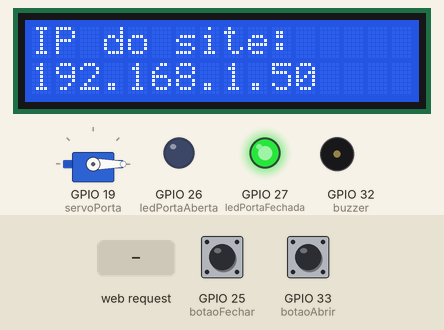
Recording of a sketch running on a simulated ESP32. Parts: 16×2 character LCD, servo, output pins drawn as LEDs (lit = HIGH), buzzer (waves = sounding). The test bench sets the inputs (shaded band); at power-on: GPIO 33 (botaoAbrir) HIGH, GPIO 25 (botaoFechar) HIGH. WiFi joins after 1.5 s; servers stay silent unless stated; what the sketch prints to the serial monitor is not drawn.

Above: at 1.66 s.
1.7 s: GPIO 33 (botaoAbrir) pulled LOW for 0.15 s
At 3.1 s:
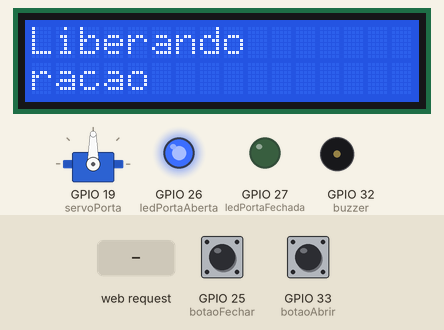
4.8 s: GPIO 25 (botaoFechar) pulled LOW for 0.15 s
At 5.7 s:
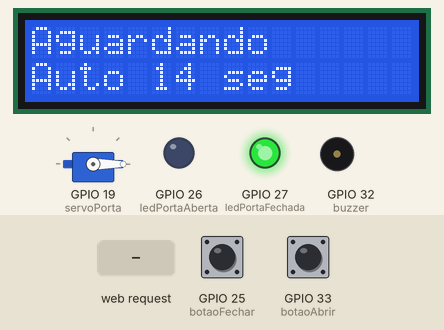
6.5 s: HTTP request GET /abrir received
At 6.71 s:
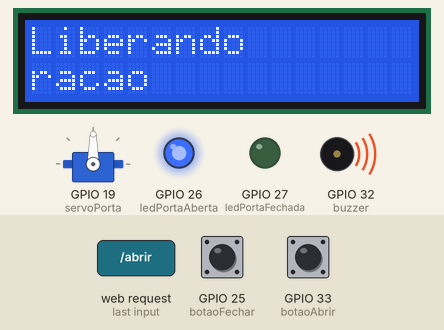
9.5 s: GPIO 25 (botaoFechar) pulled LOW for 1 s
At 10.8 s:
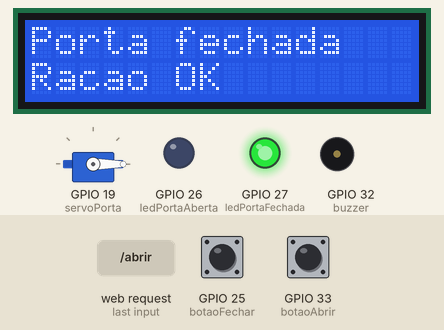
12.0 s: GPIO 33 (botaoAbrir) pulled LOW for 1 s
At 13.4 s:
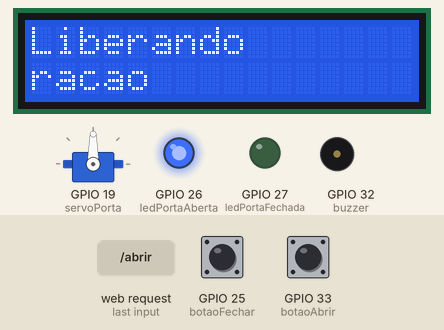
16.0 s: GPIO 33 (botaoAbrir) pulled LOW for 3.2 s
Timing chart, 0 to 20.9 s (numbered marks = the images above; inputs shaded):
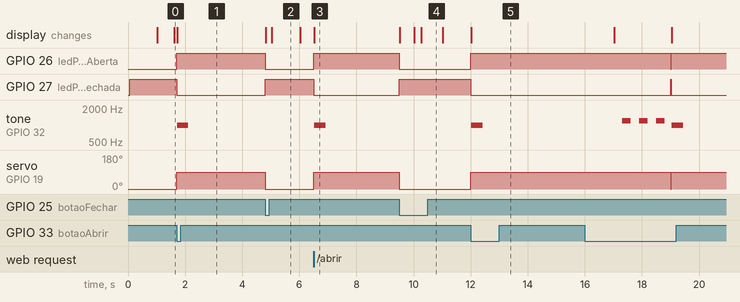

The sketch:

main.ino
```cpp
#include <Arduino.h>
#include <WiFi.h>
#include <WebServer.h>
#include <Wire.h>
#include <LiquidCrystal_I2C.h>
#include <ESP32Servo.h>

LiquidCrystal_I2C lcd(0x27, 16, 2);
WebServer server(80);
Servo porta;

const char* ssid = "Wokwi-GUEST";
const char* password = "";

const int botaoAbrir = 33;
const int botaoFechar = 25;
const int buzzer = 32;
const int ledPortaAberta = 26;
const int ledPortaFechada = 27;
const int servoPorta = 19;

const int ANGULO_FECHADO = 0;
const int ANGULO_ABERTO = 90;

const unsigned long INTERVALO_AUTO = 20000;
const unsigned long TEMPO_ABERTA = 5000;
const unsigned long TEMPO_ALARME = 2000;
const unsigned long TEMPO_BIP = 300;
const unsigned long DEBOUNCE = 250;

bool portaAberta = false;
bool liberando = false;
bool alarmando = false;
bool bipLigado = false;

unsigned long ultimoAuto = 0;
unsigned long inicioLiberacao = 0;
unsigned long inicioAlarme = 0;
unsigned long ultimoBip = 0;
unsigned long ultimoBotaoAbrir = 0;
unsigned long ultimoBotaoFechar = 0;
unsigned long ultimaTela = 0;
unsigned long ultimoWifi = 0;

String ultimoEvento = "Sistema iniciado";
String linha1Atual = "";
String linha2Atual = "";

void tela(String linha1, String linha2) {

  linha1 = linha1.substring(0, 16);
  linha2 = linha2.substring(0, 16);

  if (linha1 == linha1Atual &&
      linha2 == linha2Atual) {
    return;
  }

  lcd.clear();

  lcd.setCursor(0, 0);
  lcd.print(linha1);

  lcd.setCursor(0, 1);
  lcd.print(linha2);

  linha1Atual = linha1;
  linha2Atual = linha2;
}

void atualizarLeds() {

  digitalWrite(
    ledPortaAberta,
    portaAberta ? HIGH : LOW
  );

  digitalWrite(
    ledPortaFechada,
    portaAberta ? LOW : HIGH
  );
}

void abrirPorta(String origem) {

  if (liberando || alarmando) {
    return;
  }

  porta.write(ANGULO_ABERTO);

  portaAberta = true;
  liberando = true;
  alarmando = false;

  inicioLiberacao = millis();

  ultimoEvento = "Aberta por " + origem;

  atualizarLeds();

  tela(
    "Liberando",
    "racao"
  );

  tone(buzzer, 1000);

  bipLigado = true;

  ultimoBip = millis();
}

void iniciarAlarme() {

  liberando = false;
  alarmando = true;

  inicioAlarme = millis();

  ultimoBip = millis();

  ultimoEvento = "Aviso fechamento";

  tela(
    "Atencao",
    "Vai fechar"
  );
}

void fecharPorta(String origem) {

  noTone(buzzer);

  porta.write(ANGULO_FECHADO);

  portaAberta = false;
  liberando = false;
  alarmando = false;
  bipLigado = false;

  ultimoEvento = "Fechada por " + origem;

  atualizarLeds();

  tela(
    "Porta fechada",
    "Racao OK"
  );
}

void controleAutomatico() {

  unsigned long agora = millis();

  if (!liberando &&
      !alarmando &&
      agora - ultimoAuto >= INTERVALO_AUTO) {

    ultimoAuto = agora;

    abrirPorta("Auto");
  }
}

void controleLiberacao() {

  if (liberando &&
      millis() - inicioLiberacao >= TEMPO_ABERTA) {

    iniciarAlarme();
  }
}

void controleAlarme() {

  if (!alarmando) {

    if (bipLigado &&
        millis() - ultimoBip >= 400) {

      noTone(buzzer);

      bipLigado = false;
    }

    return;
  }

  unsigned long agora = millis();

  if (agora - ultimoBip >= TEMPO_BIP) {

    ultimoBip = agora;

    if (bipLigado) {

      noTone(buzzer);

      bipLigado = false;

    } else {

      tone(buzzer, 1200);

      bipLigado = true;
    }
  }

  if (agora - inicioAlarme >= TEMPO_ALARME) {

    fecharPorta("Auto");
  }
}

void verificarBotoes() {

  unsigned long agora = millis();

  if (digitalRead(botaoAbrir) == LOW &&
      agora - ultimoBotaoAbrir >= DEBOUNCE) {

    ultimoBotaoAbrir = agora;

    abrirPorta("Botao");
  }

  if (digitalRead(botaoFechar) == LOW &&
      agora - ultimoBotaoFechar >= DEBOUNCE) {

    ultimoBotaoFechar = agora;

    fecharPorta("Botao");
  }
}

String paginaHTML() {

  String estado =
    portaAberta ? "ABERTA" : "FECHADA";

  String html = "";

  html += "<!DOCTYPE html>";
  html += "<html lang='pt-BR'>";

  html += "<head>";

  html += "<meta charset='UTF-8'>";
  html += "<meta name='viewport' content='width=device-width, initial-scale=1.0'>";
  html += "<meta http-equiv='refresh' content='3'>";

  html += "<title>Alimentador Pet</title>";

  html += "<style>";

  html += "body{font-family:Arial;background:#f3f4f6;text-align:center;padding:20px;}";

  html += ".card{max-width:500px;margin:auto;background:white;padding:25px;border-radius:18px;box-shadow:0 4px 18px #0002;}";

  html += ".info{background:#e5e7eb;padding:12px;border-radius:12px;margin:10px;}";

  html += "a{display:block;text-decoration:none;color:white;padding:14px;margin:12px;border-radius:12px;font-size:18px;font-weight:bold;}";

  html += ".abrir{background:#16a34a}";
  html += ".fechar{background:#dc2626}";

  html += "</style>";

  html += "</head>";

  html += "<body>";

  html += "<div class='card'>";

  html += "<h1>Alimentador Pet</h1>";

  html += "<div class='info'><b>Porta:</b> ";
  html += estado;
  html += "</div>";

  html += "<div class='info'><b>Contagem automatica:</b><br>";
  html += "20 segundos - Abrir porta<br>";
  html += "15 segundos - Liberando racao<br>";
  html += "10 segundos - Porta aberta<br>";
  html += "5 segundos - Aviso sonoro<br>";
  html += "0 segundos - Porta fechada";
  html += "</div>";

  html += "<div class='info'><b>Ultimo evento:</b> ";
  html += ultimoEvento;
  html += "</div>";

  html += "<a class='abrir' href='/abrir'>";
  html += "Liberar comida";
  html += "</a>";

  html += "<a class='fechar' href='/fechar'>";
  html += "Fechar porta";
  html += "</a>";

  html += "</div>";

  html += "</body>";
  html += "</html>";

  return html;
}

void configurarSite() {

  server.on("/", HTTP_GET, []() {

    server.send(
      200,
      "text/html",
      paginaHTML()
    );
  });

  server.on("/abrir", HTTP_GET, []() {

    abrirPorta("Site");

    server.sendHeader("Location", "/");

    server.send(303);
  });

  server.on("/fechar", HTTP_GET, []() {

    fecharPorta("Site");

    server.sendHeader("Location", "/");

    server.send(303);
  });

  server.begin();
}

void conectarWiFi() {

  WiFi.mode(WIFI_STA);

  WiFi.begin(ssid, password);

  Serial.print("Conectando WiFi");

  tela(
    "Conectando",
    "WiFi"
  );
}

void atualizarWiFi() {

  static bool conectado = false;

  if (conectado) {
    return;
  }

  if (WiFi.status() == WL_CONNECTED) {

    conectado = true;

    Serial.println();

    Serial.print("IP: ");

    Serial.println(
      WiFi.localIP()
    );

    tela(
      "IP do site:",
      WiFi.localIP().toString()
    );

    return;
  }

  if (millis() - ultimoWifi >= 500) {

    ultimoWifi = millis();

    Serial.print(".");
  }
}

void atualizarDisplay() {

  if (millis() - ultimaTela < 1000) {
    return;
  }

  ultimaTela = millis();

  if (!liberando && !alarmando) {

    unsigned long restante =
      (INTERVALO_AUTO - (millis() - ultimoAuto)) / 1000;

    if (restante > 20) {
      restante = 20;
    }

    tela(
      "Aguardando",
      "Auto " + String(restante) + " seg"
    );
  }
}

void setup() {

  Serial.begin(115200);

  pinMode(botaoAbrir, INPUT_PULLUP);
  pinMode(botaoFechar, INPUT_PULLUP);

  pinMode(buzzer, OUTPUT);

  pinMode(ledPortaAberta, OUTPUT);
  pinMode(ledPortaFechada, OUTPUT);

  Wire.begin(21, 22);

  lcd.init();
  lcd.backlight();

  porta.setPeriodHertz(50);

  porta.attach(
    servoPorta,
    500,
    2400
  );

  porta.write(ANGULO_FECHADO);

  portaAberta = false;

  atualizarLeds();

  tela(
    "Pet Feeder",
    "Iniciando"
  );

  conectarWiFi();

  configurarSite();
}

void loop() {

  server.handleClient();

  atualizarWiFi();

  controleAutomatico();

  controleLiberacao();

  controleAlarme();

  verificarBotoes();

  atualizarDisplay();
}
```

Measured:
- after the input at 1.7 s, GPIO 26 (ledPortaAberta): LOW → HIGH at once; GPIO 27 (ledPortaFechada): HIGH → LOW at once; tone on GPIO 32 (buzzer): silent → 1000 Hz at once, → silent 0.40 s later; servo on GPIO 19 (servoPorta): 0° → 90° at once; the display: changes at once (image 1)
- after the input at 4.8 s, GPIO 26 (ledPortaAberta): HIGH → LOW at once; GPIO 27 (ledPortaFechada): LOW → HIGH at once; servo on GPIO 19 (servoPorta): 90° → 0° at once; the display: first changes at once (image 2 shows a later state)
- after the input at 6.5 s, GPIO 26 (ledPortaAberta): LOW → HIGH at once; GPIO 27 (ledPortaFechada): HIGH → LOW at once; tone on GPIO 32 (buzzer): silent → 1000 Hz at once, → silent 0.40 s later; servo on GPIO 19 (servoPorta): 0° → 90° at once; the display: changes at once (image 3)
- after the input at 9.5 s, GPIO 26 (ledPortaAberta): HIGH → LOW at once; GPIO 27 (ledPortaFechada): LOW → HIGH at once; tone on GPIO 32 (buzzer): stays silent (without the input it goes to 1200 Hz after 2.3 s); servo on GPIO 19 (servoPorta): 90° → 0° at once; the display: changes at once (image 4)
- after the input at 12.0 s, GPIO 26 (ledPortaAberta): LOW → HIGH at once; GPIO 27 (ledPortaFechada): HIGH → LOW at once; tone on GPIO 32 (buzzer): silent → 1000 Hz at once, → silent 0.40 s later; servo on GPIO 19 (servoPorta): 0° → 90° at once; the display: changes at once (image 5)
- what the display in image 2 shows lasts 1.0 s, from 5.0 s to 6.0 s
